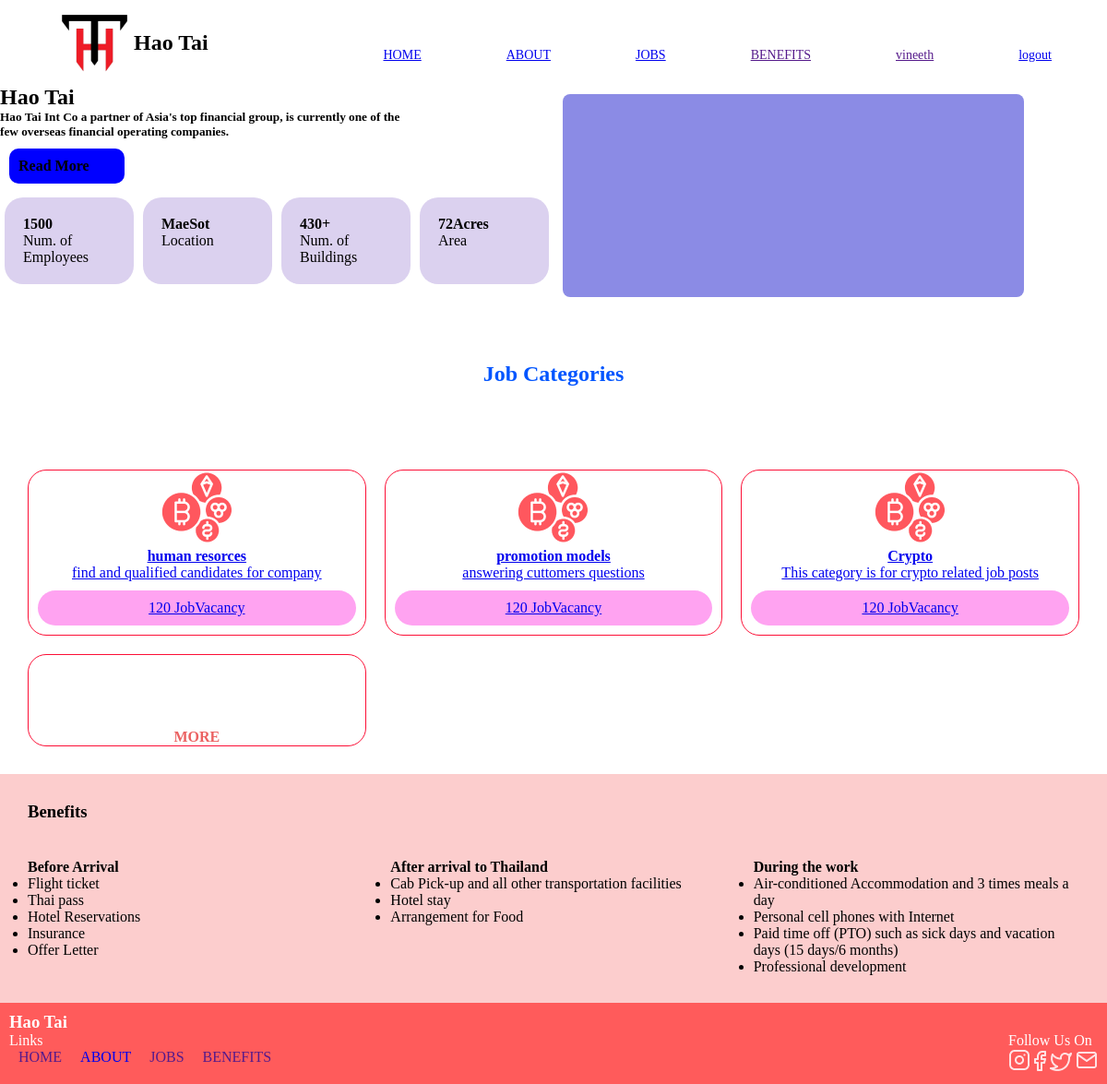
The app's page / (signed in) with its own data.
### web/models.py (models this page shows, shortened)
class categories(models.Model):
    title = models.CharField(max_length=100)
    description =models.TextField()
    no_of_vacancy = models.IntegerField()
    images = models.ImageField(upload_to = 'jobimages')

### web/views.py (the view)
# urls.py: path('',views.index,name = "home"),
def index(request):
    category = categories.objects.all()
    return render(request,'index.html',{'category': category})

### templates/index.html (shortened to what this page needs)
{%extends 'base.html'%}
{%load static%}
{%block content%}
    <section class="spotlight">
        <div>
            <h1>Hao Tai</h1>
            <h5>Hao Tai Int Co a partner of Asia's top financial group, is currently one of the <br> few overseas financial operating companies.</h5>
            <div class="readmorecover" >
            <h4>Read More</h4>
            </div>
            <div class="box">
                <div class="boxin" >
                <p> <b>1500</b><br> Num. of Employees </p>
                </div>
                <div class="boxin" >
                <p> <b>MaeSot</b> <br> Location</p>
                </div>
                <div class="boxin" >
                <p> <b> 430+</b><br> Num. of Buildings</p>
                </div>
                <div class="boxin" >
                <p> <b>72Acres</b><br> Area</p>
                </div>
            </div>
        </div>
        <div class="square"></div>
    </section>
    <div>
        <div class="jobcategory">
            <h2>Job Categories</h2>
        </div>
    </div>
    <section class="fullbox">
        <div class="subbox">
            {% for i in category %}
            <div class="singlebox">
                <img src="../static/images/cryptocurrencies 1.png" alt="">
                <a href="{% url 'jobi' i.pk %}"><h4>{{i.title}}</h4>
                <p>{{i.description}}</p>
                    <p class="inner">120 JobVacancy</p></a>
            </div>
            {%endfor%}
            <div class="singlebox" , id="more" >
                    <h4>MORE</h4>
                </div>
            </div>
    </section>
     <section class="boxthree">
            <div class="benefits">
                <h3>Benefits</h3>
            </div>
            <div class="boxthreefull" >
                <div class="beforearrival" >
                    <div>
                        <h4>Before Arrival</h4>
                    </div>
                    <div>
                        <ul>
                            <li>Flight ticket</li>
                            <li>Thai pass </li>
                            <li>Hotel Reservations</li>
                            <li>Insurance </li>
                            <li>Offer Letter</li>
                        </ul>
                    </div>
                </div>
                <div class="beforearrival" >
                <div>
                    <h4>After arrival to Thailand</h4>
                </div>
                <div>
                <ul>
                    <li>Cab Pick-up and all other transportation facilities
                    </li>
                    <li>Hotel stay
                    </li>
                    <li>Arrangement for Food</li>
                    </ul>
                </div>
                </div>
                <div class="beforearrival" >
                <div>
                    <h4>During the work</h4>
                </div>
                <div>
                <ul>
                    <li>Air-conditioned Accommodation and
                        3 times meals a day </li>
                    <li>Personal cell phones with Internet
                    </li>
                    <li>Paid time off (PTO) such as sick days
                        and vacation days (15 days/6 months)</li>
                    <li>Professional development</li>
                </ul>
                </div>
                </div>
            </div>
        </section>
        {%endblock%}

### templates/base.html (shortened to what this page needs)
<!DOCTYPE html>
<html lang="en">
<head>
    {%load static%}
    <link rel="stylesheet" href="{% static 'style.css'%}">
</head>
<body>
    <header class="main container">
            <div class="submain" >
                <img src="../static/images/logo 1.png">
                <h2 >Hao Tai</h2>
            </div>
            <div class="navlink" >
                <ul>
                    <li><a href="{% url 'home'%}">HOME</a></li>
                    <li><a href="{% url 'about'%}">ABOUT</a></li>
                    <li><a href="{% url 'job'%}">JOBS</a></li>
                    <li><a href="">BENEFITS</a></li>
                    {% if request.user.is_authenticated %}
                    <li><a href="">{{request.user.username}}</a></li>
                    <li><a href="{%url 'signout'%}">logout</a></li>
                    {%else%}
                    <li><a href="{% url 'signin'%}">LOGIN</a></li>
                    <li><a href="{% url 'signup'%}">SIGN UP</a></li>
                    {%endif%}
                </ul>
            </div>
    </header>
    {% block content %}
    {%endblock%}
    <section class="footer" >
        <h3>Hao Tai</h3>
        <div id="bottomdiv">
            <div class="footerleft">
                <p>Links</p>
                <ul>
                    <li><a href="">HOME</a></li>
                    <li><a href="./about.html">ABOUT</a></li>
                    <li><a href="">JOBS</a></li>
                    <li><a href="">BENEFITS</a></li>
                </ul>
            </div>
            <div class="footerright">
                <p>Follow Us On</p>
                <div>
                    <img src="../static/images/instagram.png" alt="">
                    <img src="../static/images/Vector(1).png" alt="">
                    <img src="../static/images/Vector(2).png" alt="">
                    <img src="../static/images/mail.png" alt="">
                </div>
            </div>
        </div>
    </section>
</body>
</html>

### static/style.css (style rules this page uses)
* { margin: 0; padding: 0; }
.container { padding-left: 5%; padding-right: 5%; margin: 0 auto; }
header { display: flex; align-items: center; justify-content: space-between; padding-top: 10px; padding-bottom: 10px; }
.submain { display: flex; align-items: center; }
.spotlight { display: grid; grid-template-columns: repeat(2,1fr); }
.main ul { display: flex; justify-content: center; align-items: center; gap: 30px; }
.main li { list-style: none; margin-left: 62px; margin-top: 27px; font-size: 14px; }
.readmorecover { background:blue ; border-radius: 10px; width: 105px; margin: 10px; padding: 10px; }
.container { display: flex; }
.box { display: grid; grid-template-columns:repeat(4,1fr); }
.boxin { background-color: #DBD1EF; border-radius: 20px; margin: 5px; grid-column:span 1; padding: 20px; }
.square { background-color: rgb(139, 139, 229); border-radius: 8px; width: 80%; height: 200px; margin: 10px; padding: 10px; }
.jobcategory { text-align: center; color: rgb(0, 85, 255); margin: 10px; padding: 50px; }
.fullbox { display: grid; }
.subbox { display: grid; grid-template-columns: repeat(6,1fr); margin: 10px; padding: 20px; gap: 20px; }
.singlebox { justify-content: center; text-align: center; border: 1px solid rgb(252, 15, 54); border-radius: 20px; grid-column: span 2; }
.inner { background-color: rgb(255, 163, 241); border-radius: 20px; margin: 10px; padding: 10px; }
#more { align-items:center; padding-top: 80px; color: rgb(235, 98, 98); justify-content: center; }
.boxthree { display:grid ; background-color: rgb(252, 205, 205); padding: 10px; }
.benefits { margin: 10px; padding: 10px; }
.beforearrival { margin: 10px; padding: 10px; }
.boxthreefull { display: grid; grid-template-columns: repeat(3,1fr); }
.footer { color: white; padding: 10px; background-color: rgb(255, 91, 91) }
.footer ul li a { text-decoration: none; margin: 10px; }
.footer ul { list-style: none; }
#bottomdiv { display: grid; grid-template-columns: repeat(2,1fr); }
.footerleft ul { display: flex; }
#bottomdiv .footerright { justify-self: end; align-self: center; }

### records on screen
categories: title "human resorces", description "find and qualified candidates for company"
categories: title "promotion models", description "answering cuttomers questions"
categories: title "Crypto", description "This category is for crypto related job posts"

### other values on screen
{{ request.user.username }} "vineeth"
